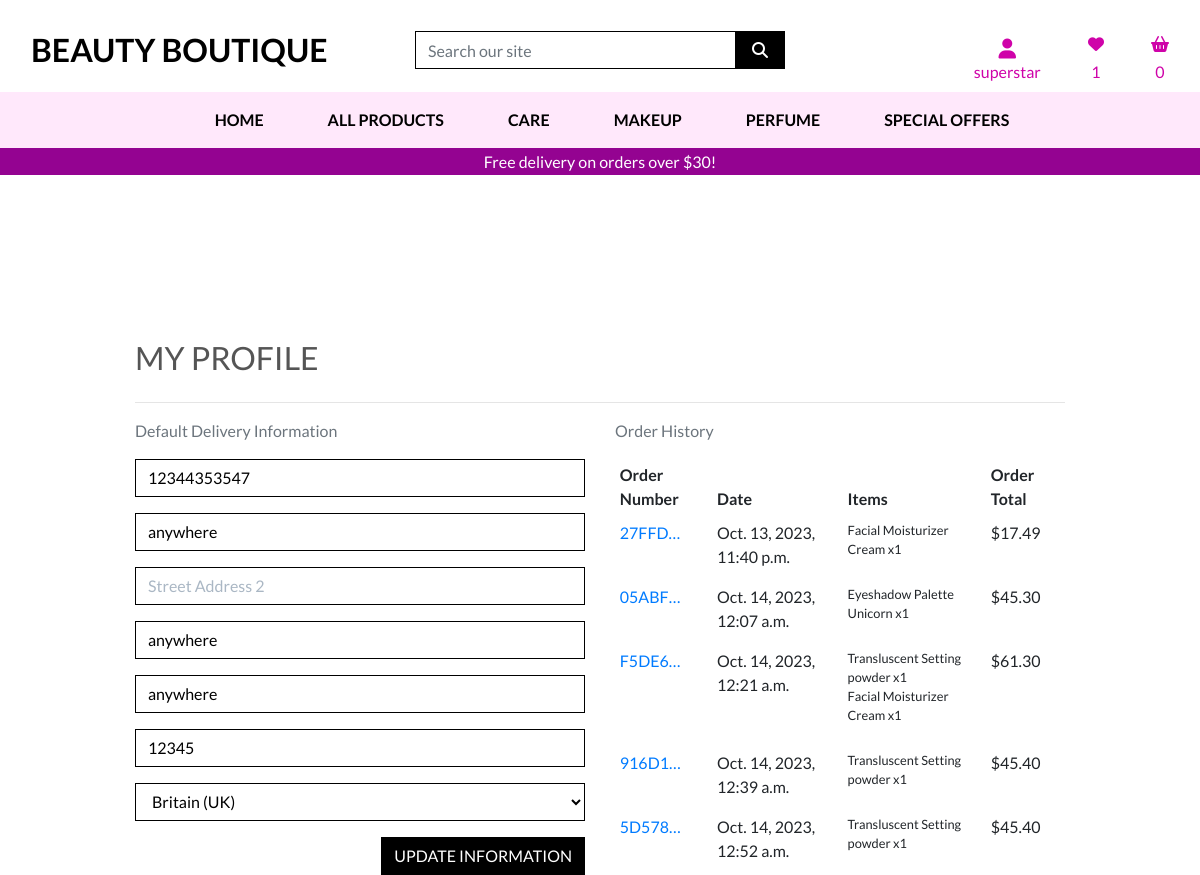
Screenshot of /profile/ (signed in) with the database file from the repository.
### profiles/models.py (models this page shows, shortened)
class UserProfile(models.Model):
    user = models.OneToOneField(User, on_delete=models.CASCADE)
    default_phone_number = models.CharField(max_length=20,
                                            null=True, blank=True)
    default_street_address1 = models.CharField(max_length=80,
                                               null=True, blank=True)
    default_street_address2 = models.CharField(max_length=80,
                                               null=True, blank=True)
    default_town_or_city = models.CharField(max_length=40,
                                            null=True, blank=True)
    default_district = models.CharField(max_length=80,
                                      null=True, blank=True)
    default_postcode = models.CharField(max_length=20,
                                        null=True, blank=True)
    default_country = CountryField(blank_label='Country',
                                   null=True, blank=True)

### checkout/models.py (models this page shows, shortened)
class Order(models.Model):
    order_number = models.CharField(max_length=32, null=False, editable=False)
    user_profile = models.ForeignKey(UserProfile, on_delete=models.SET_NULL,
                                    null=True, blank=True, related_name='orders')
    name = models.CharField(max_length=50, null=False, blank=False)
    email = models.EmailField(max_length=254, null=False, blank=False)
    phone_number = models.CharField(max_length=20, null=False, blank=False)
    country = CountryField(blank_label='Country', null=False, blank=False)
    postcode = models.CharField(max_length=20, null=True, blank=True)
    town_or_city = models.CharField(max_length=40, null=False, blank=False)
    street_address1 = models.CharField(max_length=80, null=False, blank=False)
    street_address2 = models.CharField(max_length=80, null=True, blank=True)
    district = models.CharField(max_length=80, null=True, blank=True)
    date = models.DateTimeField(auto_now_add=True)
    delivery_cost = models.DecimalField(max_digits=6, decimal_places=2, null=False, default=0)
    order_total = models.DecimalField(max_digits=10, decimal_places=2, null=False, default=0)
    grand_total = models.DecimalField(max_digits=10, decimal_places=2, null=False, default=0)
    original_basket = models.TextField(null=False, blank=False, default='')
    stripe_pid = models.CharField(max_length=254, null=False, blank=False,
                                  default='')

class OrderLineItem(models.Model):
    order = models.ForeignKey(Order, null=False, blank=False, on_delete=models.CASCADE, related_name='lineitems')
    product = models.ForeignKey(Product, null=False, blank=False, on_delete=models.CASCADE)
    quantity = models.IntegerField(null=False, blank=False, default=0)
    lineitem_total = models.DecimalField(max_digits=6, decimal_places=2, null=False, blank=False, editable=False)

### products/models.py (models this page shows, shortened)
class Product(models.Model):
    category = models.ForeignKey('Category', null=True, blank=True,
                                 on_delete=models.SET_NULL)
    sku = models.CharField(max_length=254, null=True, blank=True)
    name = models.CharField(max_length=254)
    description = models.TextField()
    application = models.TextField()
    ingredients = models.TextField()
    price = models.DecimalField(max_digits=6, decimal_places=2)
    rating = models.DecimalField(max_digits=6, decimal_places=2, null=True,
                                 blank=True)
    image_url = models.URLField(max_length=1024, null=True, blank=True)
    image = models.ImageField(null=True, blank=True)
    available_products =  models.IntegerField(default=15)
    user_favourites = models.ManyToManyField(User, related_name='favourites', blank=True)

### profiles/views.py (the view)
# urls.py: path('profile/', include('profiles.urls')),
@login_required
def profile(request):
    profile = get_object_or_404(UserProfile, user=request.user)
    if request.method == 'POST':
        form = UserProfileForm(request.POST, instance=profile)
        if form.is_valid():
            form.save()
            messages.success(request, 'Profile updated successfully')
        else:
            messages.error(request, 'Update Failed. Please ensure the form is valid.')
    else:
        form = UserProfileForm(instance=profile)
    orders = profile.orders.all()
    template = 'profiles/profile.html'
    context = {
        'form': form,
        'orders': orders,
        'on_profile_page': True
    }
    return render(request, template, context)

### profiles/forms.py
class UserProfileForm(forms.ModelForm):
    class Meta:
        model = UserProfile
        exclude = ('user',)
    def __init__(self, *args, **kwargs):
        super().__init__(*args, **kwargs)
        placeholders = {
            'default_phone_number': 'Phone Number',
            'default_postcode': 'Postal Code',
            'default_town_or_city': 'Town or City',
            'default_street_address1': 'Street Address 1',
            'default_street_address2': 'Street Address 2',
            'default_district': 'District, State or Locality',
        }
        self.fields['default_phone_number'].widget.attrs['autofocus'] = True
        for field in self.fields:
            if field != 'default_country':
                if self.fields[field].required:
                    placeholder = f'{placeholders[field]} *'
                else:
                    placeholder = placeholders[field]
                self.fields[field].widget.attrs['placeholder'] = placeholder
            self.fields[field].widget.attrs['class'] = 'border-black rounded-0 profile-form-input'
            self.fields[field].label = False

### basket/contexts.py (called while the page is built, shortened)
def basket_contents(request):
    basket_items = []
    total = 0
    product_count = 0
    basket = request.session.get('basket', {})
    if total < settings.FREE_DELIVERY_THRESHOLD:
        delivery = total * Decimal(settings.STANDARD_DELIVERY_PERCENTAGE / 100)
        free_delivery_delta = settings.FREE_DELIVERY_THRESHOLD - total
    else:
        delivery = 0
        free_delivery_delta = 0
    grand_total = delivery + total
    context = {
        'basket_items' : basket_items,
        'total' : total,
        'product_count' : product_count,
        'delivery' : delivery,
        'free_delivery_delta' : free_delivery_delta,
        'free_delivery_threshold': settings.FREE_DELIVERY_THRESHOLD,
        'grand_total' : grand_total,
    }
    return context

### favourites/contexts.py (called while the page is built)
def favourites_contents(request):
    products = 0
    quantity = 0
    if request.user.is_authenticated:
        products = Product.objects.filter(user_favourites=request.user)
        quantity = (products).count()
    context = {
        "user_favourites": products,
        "quantity" : quantity,
        }
    return(context)

### profiles/templates/profiles/profile.html (shortened to what this page needs)
{% extends "base.html" %}
{% load static %}
{% block extra_css %}
    <link rel="stylesheet" href="{% static 'profiles/css/profile.css' %}">
{% endblock %}
{% block page_header %}
    <div class="container header-container">
    </div>
{% endblock %}
{% block content %}
    <div class="overlay"></div>
    <div class="container">
        <div class="row">
            <div class="col">
                <h2 class="logo-font mb-4">My Profile</h2>
                <hr>
            </div>
        </div>
        <div class="row">
            <div class="col-12 col-lg-6">
                <p class="text-muted">Default Delivery Information</p>
                <form class="mt-3" action="{% url 'profile' %}" method="POST" id="profile-update-form">
                    {{ form|crispy }}
                    <button class="btn btn-black rounded-0 text-uppercase float-right">Update Information</button>
                </form>
            </div>
            <div class="col-12 col-lg-6">
                <p class="text-muted">Order History</p>
                <div class="order-history table-responsive">
                    <table class="table table-sm table-borderless">
                        <thead>
                            <tr>
                                <th>Order Number</th>
                                <th>Date</th>
                                <th>Items</th>
                                <th>Order Total</th>
                            </tr>
                        </thead>
                        <tbody>
                            {% for order in orders %}
                                <tr>
                                    <td>
                                        <a href="{% url 'order_history' order.order_number %}"
                                        title="{{ order.order_number }}">
                                            {{ order.order_number|truncatechars:6 }}
                                        </a>
                                    </td>
                                    <td>{{ order.date }}</td>
                                    <td>
                                        <ul class="list-unstyled">
                                            {% for item in order.lineitems.all %}
                                                <li class="small">
                                                    {{ item.product.name }} x{{ item.quantity }}
                                                </li>
                                            {% endfor %}
                                        </ul>
                                    </td>
                                    <td>${{ order.grand_total }}</td>
                                </tr>
                            {% endfor %}
                        </tbody>
                    </table>
                </div>
            </div>
        </div>
    </div>
{% endblock %}

### templates/base.html (shortened to what this page needs)
{% load static %}
<!doctype html>
<html lang="en">
  <head>
    {% block corecss %}
        <link rel="stylesheet" href="https://stackpath.bootstrapcdn.com/bootstrap/4.4.1/css/bootstrap.min.css">
        <link rel="stylesheet" href=" {% static 'css/base.css' %}">
    {% endblock %}
    {% block extra_css %}
    {% endblock %}
  </head>
  <body>
    <header class="container-fluid">
        <div id="topnav" class="row bg-white pt-lg-2 d-none d-md-flex">
          <div class="col-12 col-lg-4 my-auto py-1 py-lg-0 text-center text-lg-left">
              <a href="{% url 'home' %}" class="nav-link main-logo-link">
                  <h2 class="logo-font text-black my-0"><strong>Beauty Boutique</strong></h2>
              </a>
          </div>
          <div class="col-12 col-lg-4 my-auto py-1 py-lg-0">
              <form method="GET" action="{% url 'products' %}">
                  <div class="input-group w-100">
                      <input class="form-control border border-black rounded-0" type="text" name="q" placeholder="Search our site">
                      <div class="input-group-append">
                          <button class="form-control btn btn-black border border-black rounded-0" type="submit">
                              <span class="icon">
                                  <i class="fas fa-search"></i>
                              </span>
                          </button>
                      </div>
                  </div>
              </form>
          </div>
          <div class="col-12 col-lg-4 my-auto py-1 py-lg-0">
              <ul class="list-inline list-unstyled text-center text-lg-right my-0">
                  <li class="list-inline-item dropdown">
                      <a class="text-black nav-link" href="#" id="user-options" data-toggle="dropdown" aria-haspopup="true" aria-expanded="false">
                        <div class="text-center">
                          {% if request.user.is_authenticated %}
                          <div><i class="fas fa-user fa-lg" style="color: rgb(207, 3, 169)"></i>
                            <p class="my-0" style="color: rgb(207, 3, 169)">
                                {{ user.username }}
                            </p>
                          </div>
                          {% else %}
                          <div>
                          <i class="fas fa-user fa-lg"></i></div>
                          {% endif %}
                      </div>
                      </a>
                  </li>
                  <li class="list-inline-item my-auto">
                    <a class="text-black nav-link" href="{% url 'view_favourites' %}" id="user-options"  aria-haspopup="true" aria-expanded="false">
                      <div class="text-center">
                        {% if request.user.is_authenticated %}
                            {% if user_favourites %}
                            <div><i class="icon fa-solid fa-heart" style="color: rgb(207, 3, 169)"></i>
                                <p class="my-0" style="color: rgb(207, 3, 169)">
                                    {{quantity}}
                                </p>
                            {% else %}
                            <div><i class="icon fa-solid fa-heart" style="color: rgb(207, 3, 169)"></i>
                                <p class="my-0" style="color: rgb(207, 3, 169)">0</p>
                            </div>
                            {% endif %}
                        {% else %}
                        <div><i class="fa-solid fa-heart icon"></i>
                        </div>
                        {% endif %}
                      </div>
                    </a>
                  </li>
                  <li class="list-inline-item my-auto">
                      <a class="nav-link" href="{% url 'view_basket' %}">
                          <div class="text-center">
                            {% if request.user.is_authenticated %}
                            <div><i class="fa-sharp fa-solid fa-basket-shopping my-2" style="color: rgb(207, 3, 169)"></i>
                                <p class="my-0" style="color: rgb(207, 3, 169)">
                                    {% if grand_total %}
                                        ${{ grand_total|floatformat:2 }}
                                    {% else %}
                                        0
                                    {% endif %}
                                </p>
                            </div>
                          {% else %}
                          <div><i class="fa-sharp fa-solid fa-basket-shopping" style="color: black;"></i></div>
                          {% endif %}
                        </div>
                      </a>
                  </li>
              </ul>
          </div>
        </div>
        <div id="nav-bar" class="row">
            <nav class="navbar navbar-expand-lg navbar-light w-100">
                {% include 'includes/main-nav.html' %}
            </nav>
        </div>
        <div id="delivery-banner" class="row text-center">
            <div class="col text-white">
                <h6 class="my-1 mx-auto">Free delivery on orders over ${{ free_delivery_threshold }}!</h6>
            </div>
        </div>
    </header>
    {% block page_header %}
    {% endblock %}
    {% block content %}
    {% endblock %}
  </body>
</html>

### static/css/base.css (style rules this page uses)
html { height: 100%; }
body { background: url('/media/sincerely-media-EmdXBCY_Cds-unsplash.jpg') no-repeat center center fixed; background-size: cover; height: calc(100vh - 164px); color: #555; font-family: 'Lato'; }
#delivery-banner { margin-top: 0; background-color: rgb(148, 3, 145); }
.icon { align-items: center; display: inline-flex; justify-content: center; height: 1.5rem; width: 1.5rem; }
.logo-font { text-transform: uppercase; }
.main-logo-link { width: fit-content; }
.btn-black { background: black; color: white; }
.text-black { color: #000 !important; }
.border-black { border: 1px solid black !important; }
#nav-bar { background-color: rgba(255, 223, 250, 0.699); }
.overlay { height: 100%; width: 100%; top: 0; left: 0; position: fixed; background-color: white; z-index: -1; }
@media (min-width: 1200px) { .container { max-width: 80%; } }
@media (min-width: 992px) { .header-container { padding-top: 164px; } }

### profiles/profile.css (style rules this page uses)
.order-history { max-height: 416px; overflow-y: auto; }
#profile-update-form .form-control { color: #000; }
#profile-update-form input::placeholder { color: #aab7c4; }
#id_default_country, #id_default_country option:not(:first-child) { color: #000; }

### rows the page displays
UserProfile: default_phone_number "12344353547", default_street_address1 "anywhere", default_town_or_city "anywhere", default_district "anywhere", default_postcode "12345", default_country "Britain (UK)"
Order: order_number "27FFD…", date "Oct. 13, 2023, 11:40 p.m.", grand_total "17.49"
OrderLineItem: product.name "Facial Moisturizer Cream", quantity "1"
Order: order_number "05ABF…", date "Oct. 14, 2023, 12:07 a.m.", grand_total "45.30"
OrderLineItem: product.name "Eyeshadow Palette Unicorn", quantity "1"
Order: order_number "F5DE6…", date "Oct. 14, 2023, 12:21 a.m.", grand_total "61.30"
OrderLineItem: product.name "Transluscent Setting powder", quantity "1"
OrderLineItem: product.name "Facial Moisturizer Cream", quantity "1"
Order: order_number "916D1…", date "Oct. 14, 2023, 12:39 a.m.", grand_total "45.40"
OrderLineItem: product.name "Transluscent Setting powder", quantity "1"
Order: order_number "5D578…", date "Oct. 14, 2023, 12:52 a.m.", grand_total "45.40"
OrderLineItem: product.name "Transluscent Setting powder", quantity "1"

### other values shown
{{ user.username }} "superstar"
{{ quantity }} "1"
{{ free_delivery_threshold }} "30"
